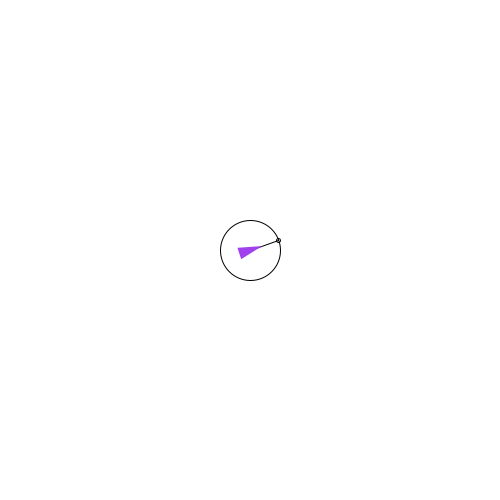
Frame 1 (no input)
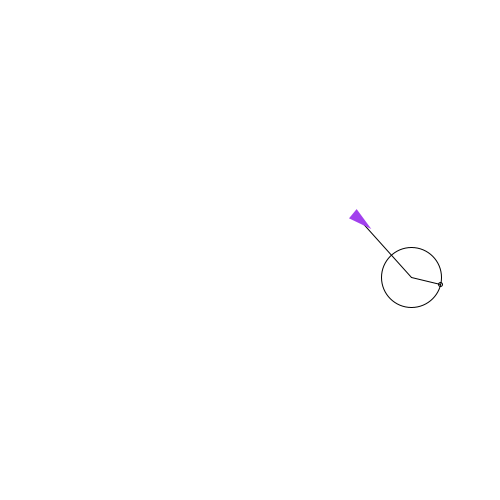
Frame 60 (the mouse pressed at the canvas centre just before this capture)
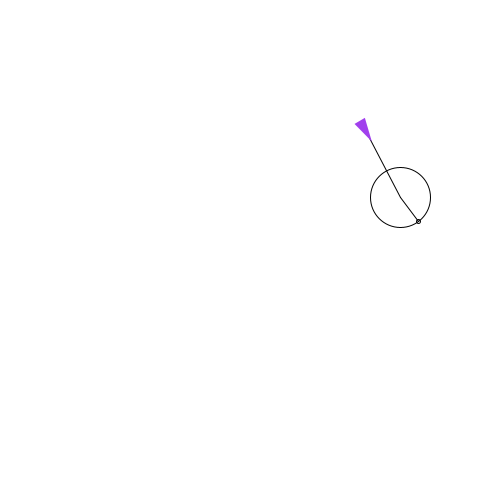
Frame 120 (the mouse held since frame 60 and released just before this capture)

The Processing sketch that drew these frames (run headless with seeded random() and noise(); from frame 60 on, the mouse is pressed at the canvas centre):

// Processing sketch: Park_NOC_6_5
// ── Park_NOC_6_5.pde
/* Ryan P    "12/3/19"
"WAnder"
Information Engineering  '18-19     St. Mark's School of Texas 

Code Abstract: "To wander as shown by Craig Reynolds"
Source(s): Daniel Shiffman: https://natureofcode.com/book/chapter-6-autonomous-agents/

This program is free software: you can redistribute it and/or modify it under the terms of the GNU General Public License v3 as published by the Free Software Foundation
*/
//DCR: Better commentary throughout the sketch!
//DCR: 30 / 30 pts
Vehicle Ferrari;

void setup(){
  Ferrari = new Vehicle(width/2,height/2,random(250),random(250),random(250));
  smooth();
  size(500,500);
  background(255);
  frameRate(15); 
  //just using natural framerate looks really funny - it just goes in circles a lot
  //normal setup stuff
}

void draw(){
  
  background(255);
  Ferrari.run();
  
  
}

// ── Vehic.pde
class Vehicle {
 
  PVector location;
  PVector velocity;
  PVector acceleration;
  float r, R,G,B;
  float maxforce;
  float maxspeed;
  float changeTheta;
 
  Vehicle(float x, float y,float R_,float G_,float B_) {
    acceleration = new PVector(0,0);
    velocity = new PVector(0,0);
    location = new PVector(x,y);
    r = 6;
    maxspeed = 5;
    maxforce = .75;
    changeTheta=0;
    R=R_;
    G=G_;
    B=B_;
  }

  void update() {
    velocity.add(acceleration);
    velocity.limit(maxspeed);
    location.add(velocity);
    acceleration.mult(0);
  }//moves the vehicles
 
  void applyForce(PVector force) {
    acceleration.add(force);
  }//adds a force
 
  void seek(PVector target) {
    PVector desired = PVector.sub(target,location);
    desired.normalize();   
    desired.mult(maxspeed);
    PVector steer = PVector.sub(desired,velocity);
    steer.limit(maxforce);
    applyForce(steer);

  }//steers the vehicle
 
  void display() {

    float theta = velocity.heading() + PI/2;
    fill(R,G,B);
    noStroke();
    pushMatrix();
    translate(location.x,location.y);
    rotate(theta);
    beginShape();
    vertex(0, -r*2);
    vertex(-r, r*2);
    vertex(r, r*2);
    endShape(CLOSE);
    popMatrix();
  }//displays a triangle at the position of the vehicle  
  
  void wander(){//the commented stuff is me trying to implement perlin noise in the angle change... it doesn't quite work yet. The wanderer just ends up going in circles
    //float deltaP,P;
    //P=0;
    //deltaP=10;
    float radius=30;
    float dist=80;
    float heading = velocity.heading2D();
    //noiseDetail(4,.5);
    //float change=map(noise(P),0,1,-.25,.25);
    //P+=deltaP;
    float change=random(-.6,.6);
    changeTheta+= change;
    //changeTheta =map(noise(P),0,1,-.25,.25);
    PVector circleLocation = velocity.get().normalize().mult(dist).add(location);
    //makes the wandering circle's position relative to the position of the circle in the direction of movement
    
    PVector circleFuture = new PVector(radius*cos(changeTheta+heading), radius*sin(changeTheta+heading) );
    //not explicitly using polar coordinates, but I think of this as using polar coordinates but immediately converting them into cartesian coordinates - so there is no middle step where polar coordinates are visible
    PVector target = PVector.add(circleLocation,circleFuture);
    seek(target);
    
    stroke(0,0,0); 
    noFill();
    ellipseMode(CENTER);
    ellipse(circleLocation.x,circleLocation.y,radius*2,radius*2);
    ellipse(target.x,target.y,4,4);
    line(location.x,location.y,circleLocation.x,circleLocation.y);
    line(circleLocation.x,circleLocation.y,target.x,target.y);
    //draws the circle and lines to make clear the wandering behavior
    
  }
  
  void wrapEdges(){//just classic wrap edges code
    if (location.x < -r) location.x = width+r;
    if (location.y < -r) location.y = height+r;
    if (location.x > width+r) location.x = -r;
    if (location.y > height+r) location.y = -r;
  }
  
  
  void run(){
    wander();
    update();
    display();
    wrapEdges();
  }
}
